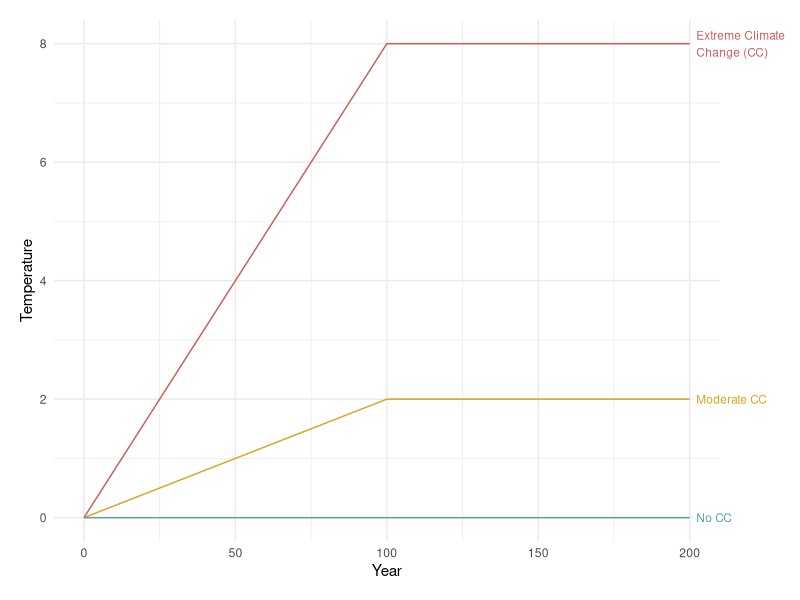
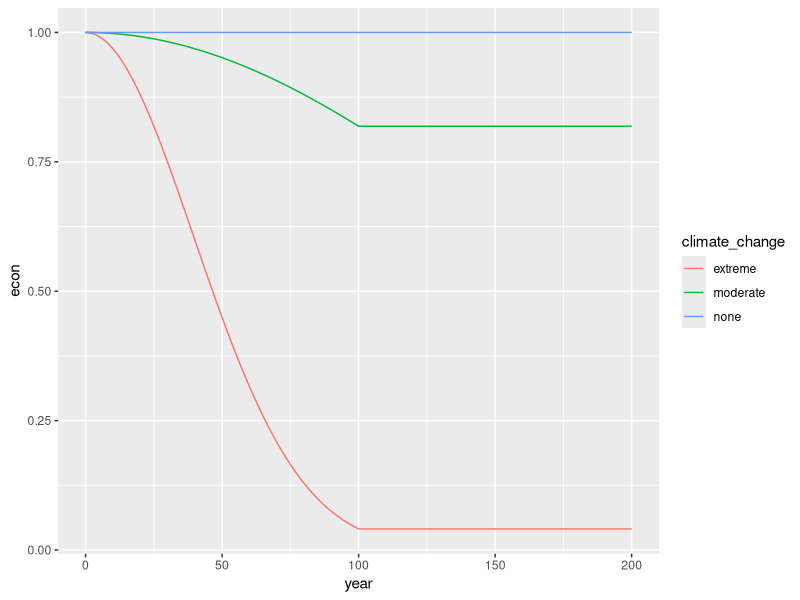
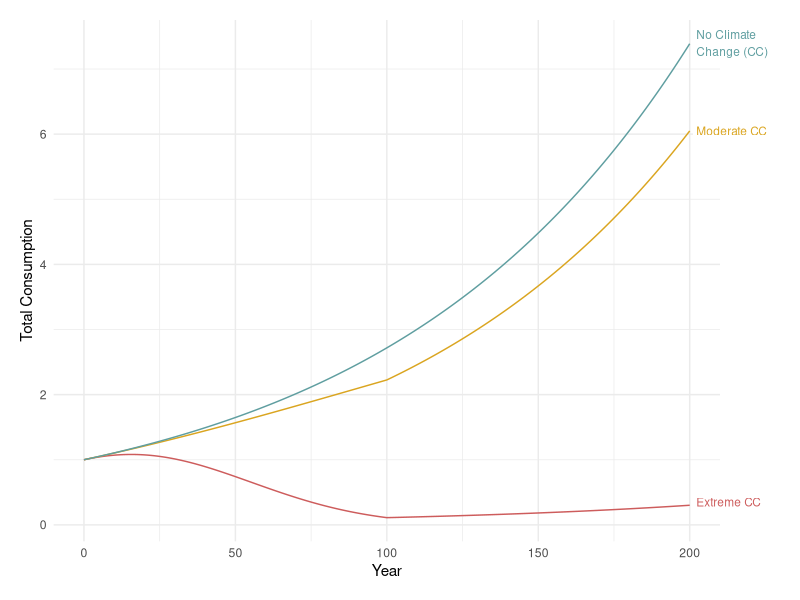
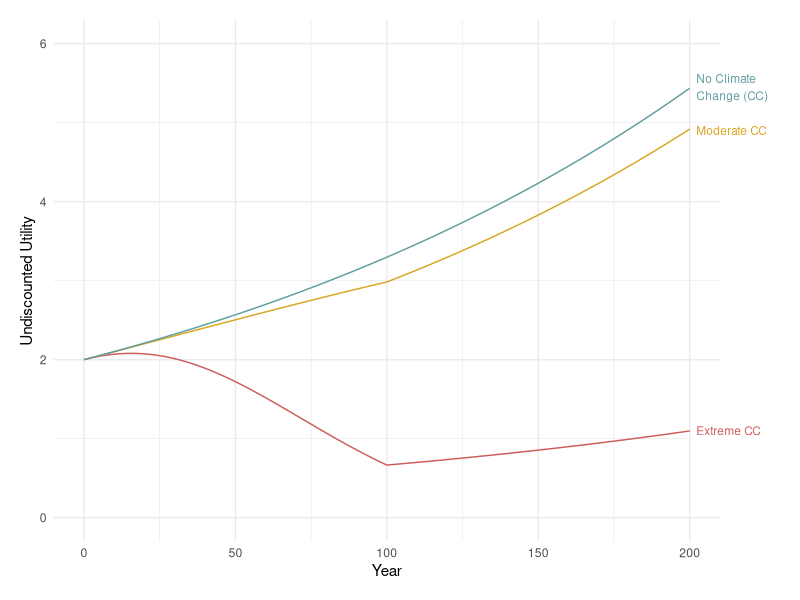

R code for these plots, in order:
## ---- chunk 1
knitr::opts_chunk$set(echo = TRUE,
                      message = FALSE,
                      warning = FALSE)
## ---- chunk 2
library(tidyverse)
## ---- chunk 3
years <- data.frame(
  year = seq(from = 0, to = 200, by = 1))

# temperature function
temp_fun = function(t, T){
  temp = pmin(t*T/100,T)
  }

temp_time <- years %>% 
  mutate(none = temp_fun(t = year, T = 0),
         moderate = temp_fun(t = year, T = 2),
         extreme = temp_fun(t = year, T = 8)) %>% 
  pivot_longer(2:4,
               values_to = "temp",
               names_to = "climate_change")
## ---- chunk 4
ggplot(temp_time, aes(x = year,
                      y = temp,
                      color = climate_change)) +
  geom_line(show.legend = FALSE) + 
  scale_color_manual(values = c("indianred", "goldenrod", "cadetblue")) +
  theme_minimal() + 
  theme(plot.margin = unit(c(1, 4, 1, 1), "lines")) +
  coord_cartesian(clip = "off") +
  geom_label(x = 201, y = 8, size = 3, 
             hjust = 0, label.size = 0,
             label = "Extreme Climate \nChange (CC)",
             color = "indianred") +
  geom_label(x = 201, y = 2, size = 3, 
             hjust = 0, label.size = 0,
             label = "Moderate CC",
             color = "goldenrod") +
  geom_label(x = 201, y = 0, size = 3, 
             hjust = 0, label.size = 0,
             label = "No CC",
             color = "cadetblue") +
  labs(x = "Year",
       y = "Temperature",
       color = "Climate Change \nScenario")
## ---- chunk 5
# economic activity retained function
econ_fun <- function(temp, B = 0.05){
  econ = exp(-B*temp^2)
  }

econ_time <- temp_time %>% 
  mutate(econ = econ_fun(temp = temp))

ggplot(econ_time, aes(x = year,
                      y = econ,
                      color = climate_change)) + 
  geom_line()

# total consumption function
consum_fun <- function(econ, g = 0.01, t){
  consum = econ*exp(g*t)
  }  

consum_time <- econ_time %>% 
  mutate(consum = consum_fun(t = year, econ = econ))
## ---- chunk 6
ggplot(consum_time, aes(x = year,
                      y = consum,
                      color = climate_change)) +
  geom_line(show.legend = FALSE) + 
  scale_color_manual(values = c("indianred", "goldenrod", "cadetblue")) +
  theme_minimal() + 
  theme(plot.margin = unit(c(1, 4, 1, 1), "lines")) +
  coord_cartesian(clip = "off") +
  geom_label(x = 201, y = 0.35, size = 3, 
             hjust = 0, label.size = 0,
             label = "Extreme CC",
             color = "indianred") +
  geom_label(x = 201, y = 6.05, size = 3, 
             hjust = 0, label.size = 0,
             label = "Moderate CC",
             color = "goldenrod") +
  geom_label(x = 201, y = 7.4, size = 3, 
             hjust = 0, label.size = 0, 
             label = "No Climate \nChange (CC)",
             color = "cadetblue") +
  labs(x = "Year",
       y = "Total Consumption",
       color = "Climate Change \nScenario")
## ---- chunk 7
# society utility function
utility_fun <- function(C, n = 0.5){
  utility = ((C^(1-n))/(1-n))
  }

utility_time <- consum_time %>% 
  mutate(utility = utility_fun(C = consum))
## ---- chunk 8
ggplot(utility_time, aes(x = year,
                      y = utility,
                      color = climate_change)) +
  geom_line(show.legend = FALSE) + 
  scale_color_manual(values = c("indianred", "goldenrod", "cadetblue")) +
  theme_minimal() + 
  theme(plot.margin = unit(c(1, 4, 1, 1), "lines")) +
  coord_cartesian(clip = "off") +
  geom_label(x = 201, y = 1.1, size = 3, 
             hjust = 0, label.size = 0,
             label = "Extreme CC",
             color = "indianred") +
  geom_label(x = 201, y = 4.9, size = 3, 
             hjust = 0, label.size = 0, 
             label = "Moderate CC", 
             color = "goldenrod") +
  geom_label(x = 201, y = 5.45, size = 3, 
             hjust = 0, label.size = 0,
             label = "No Climate \nChange (CC)", 
             color = "cadetblue") +
  scale_y_continuous(limits = c(0, 6)) +
  labs(x = "Year",
       y = "Undiscounted Utility",
       color = "Climate Change \nScenario")
## ---- chunk 9
# discount rate function
disc_fun <- function(y = 0.005, n = 0.5, g = 0.01){
  disc = y + n*g
}

# T = 4.4
disc_4.4 <- years %>% 
  mutate(temp = temp_fun(t = year, T = 4.4),
         econ = econ_fun(temp = temp),
         consum = consum_fun(t = year, econ = econ),
         utility = utility_fun(C = consum),
         disc_utility = utility/((1 + disc_fun())^year))

# NPV under T = 4.4 
npv_4.4 <- sum(disc_4.4$disc_utility)

# T = 0 
disc_0 <- years %>% 
  mutate(temp = temp_fun(t = year, T = 0),
         econ = econ_fun(temp = temp),
         consum = consum_fun(t = year, econ = econ),
         utility = utility_fun(C = consum),
         disc_utility = utility/((1 + disc_fun())^year))

# NPV under T = 0 
npv_0 <- sum(disc_0$disc_utility)

# percent loss in PV from climate change (T = 4.4)
L <- ((npv_0 - npv_4.4)/npv_0)*100
## ---- chunk 10

## ---- chunk 11
